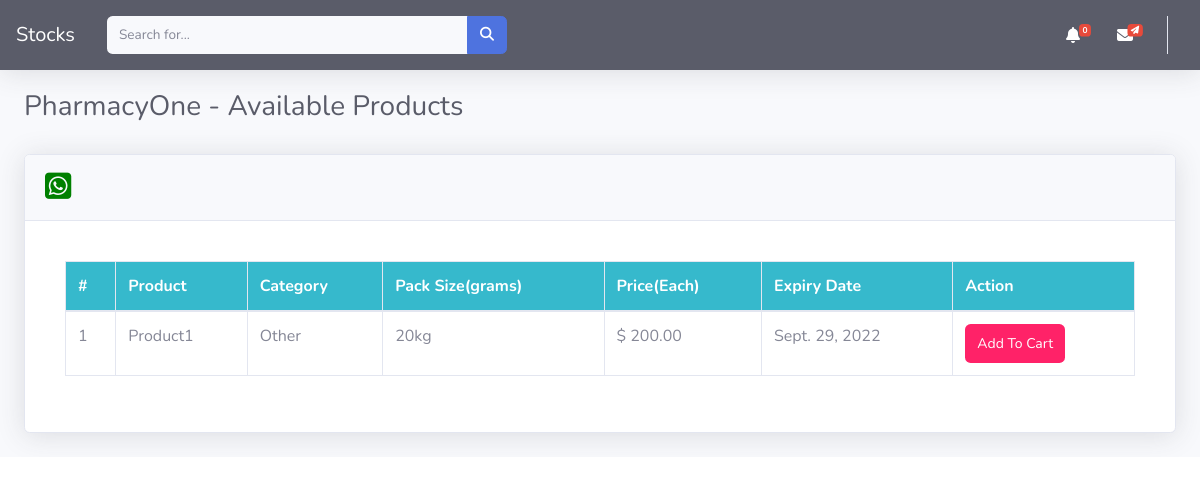
Page /sup-products/23/ on the earlier database version.
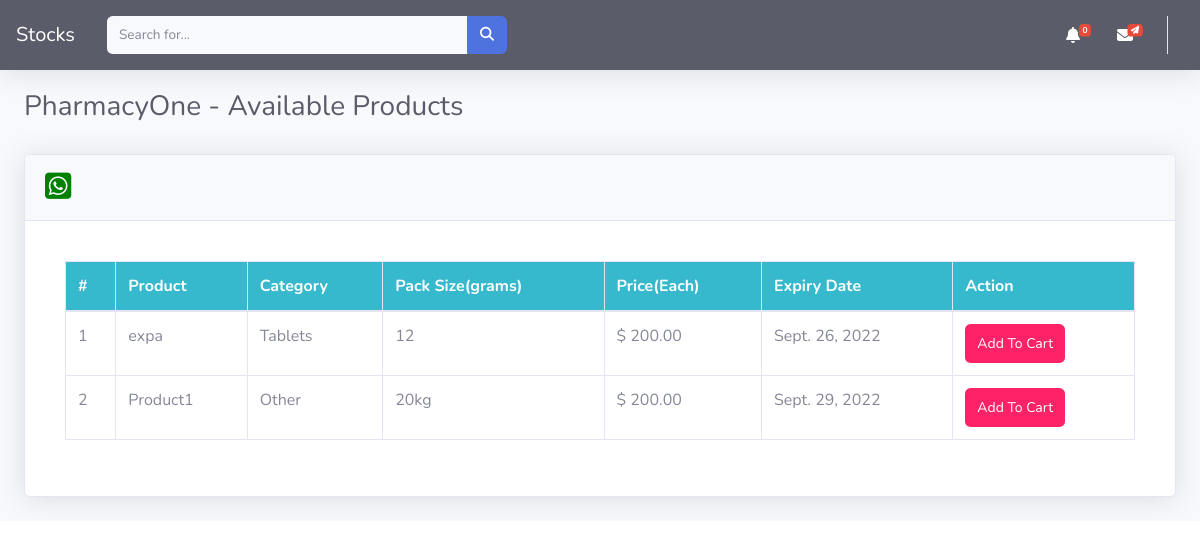
Same page on the later database version.
### dashboard/models.py (models this page shows, shortened)
class Product(models.Model):
    vendor = models.ForeignKey(Vendor, related_name="products", on_delete=models.CASCADE,null=True,blank=True)
    title = models.CharField(max_length=255,null=True, blank=True)
    slug = models.SlugField(max_length=55)
    description = models.TextField(blank=True, null=True)
    price = models.DecimalField(max_digits=50, decimal_places=2)
    added_date = models.DateTimeField(auto_now_add=True)
    category = models.CharField(choices=CATEGORY_CHOICES, max_length=255,null=True, blank=True)
    pack_size = models.CharField(max_length=255,null=True,blank=True)
    quantity = models.PositiveIntegerField(default=1)
    expiry_date = models.DateField(blank=True,null=True, help_text='date in format yyyy-mm-dd')
    class Meta:
        ordering = ['-added_date']

### dashboard/views.py (the view)
# urls.py: path('sup-products/<int:key>/',views.viewVendorProducts, name='sup-products'),
def viewVendorProducts(request, key):
    vendor = get_object_or_404(Vendor, pk=key)
    context= {
        'vendor': vendor,
    }
    return render(request, 'skeleton/supplier_products.html', context)

### dashboard/context_processors.py (called while the page is built)
def notifications(request):
    allnotifications = BroadcastNotification.objects.all()
    return {'notifications': allnotifications}

def cart(request):
    return {'cart': Cart(request)}

### templates/skeleton/supplier_products.html (shortened to what this page needs)
{% extends 'body/base.html' %}
{% load crispy_forms_tags %}
{% block content %}
<div class="container-fluid">
  <div class="d-sm-flex align-items-center justify-content-between mb-4">
    <h5 class="h3 mb-0 text-gray-800" style="margin-top: 20px">
      {{ vendor.username }} - Available Products
    </h5>
  </div>
<div class="card shadow mb-4" style="margin-top: 30px">
  <div class="card-header py-3">
    <div class=''>
      <a class="m-0 font-weight-bold text-primary" style='' href="https://wa.me/{{ vendor.phone_number }}?text=I'm%20inquiring%20about%20the%20product%20in%20your%20listing">
        <i class="fab fa-whatsapp-square" style='color:green;font-size:30px;'></i>
      </a>
    </div>
  </div>
  <div class="card-body">
    <div class="card-body">
      <div class="table-responsive">
          <table class="table table-bordered" id="dataTable" width="100%" cellspacing="0">
              <thead class='bg-info'>
                  <tr class="text-white">
                      <th scope="col">#</th>
                      <th scope="col">Product</th>
                      <th scope="col">Category</th>
                      <th scope="col">Pack Size(grams)</th>
                      <th scope="col">Price(Each)</th>
                      <th scope="col">Expiry Date</th>
                      <th scope="col">Action</th>
                  </tr>
              </thead>
              <tbody>
                  {% for product  in vendor.products.all  %}
                  <tr>
                    <td>{{forloop.counter}}</td>
                      <td>{{product.title }}</td>
                      <td>{{product.category }}</td>
                      <td>{{product.pack_size }}</td>
                      <td>$ {{product.price }}</td>
                      <td>{{product.expiry_date }}</td>
                      <td>
                        {% if user.is_authenticated %}
                        <a href="{% url 'view-product' product.slug %}" style='width:100px; font-size:14px;color:white;background-color:#ff5d68;text-align;cenetr;padding:8px 6px;' class='btn'>Add To Cart</a>
                        {%else %}
                        <a href="{% url 'login'%}" style='width:100px; font-size:14px;color:white;background-color:#ff2268;text-align;cenetr;padding:8px 6px;' class='btn '>Add To Cart</a>
                        {% endif %}
                      </td>
                  </tr>
                  {% endfor %}
              </tbody>
          </table>
      </div>
  </div>
</div>
  {% endblock %}

Differences in the rows shown:
added Product: title "expa", category "Tablets", pack_size "12", price "200.00", expiry_date "Sept. 26, 2022"
